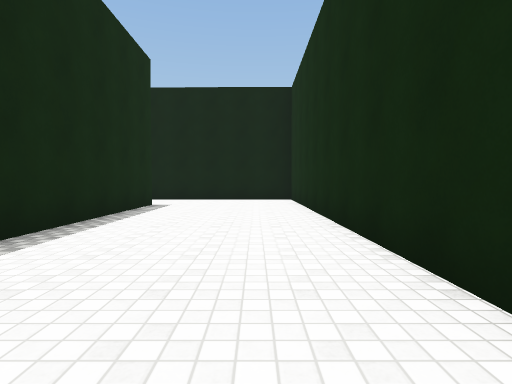
View 1 (above)

24 first-person views from a walk through a 3-D level made in the Unity game engine. The camera is 1.2 m above the floor, tilts 2° down and sees 80° across. The floor is counted in squares, 2 m on a side. Each view is taken from the middle of a square. On the plan, view 1 faces up. The plan holds only what a view shows up to about 9 squares ahead; the rest is blank. The place goes on beyond the plan. The player character is not drawn. Surface patterns are stand-ins for the level's own textures.

View 2
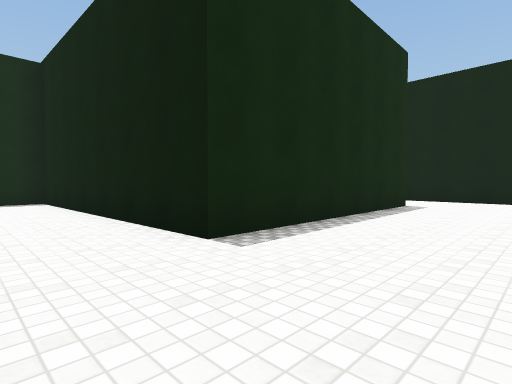

View 3
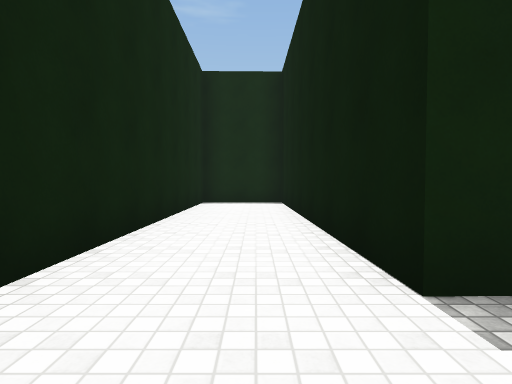

View 4
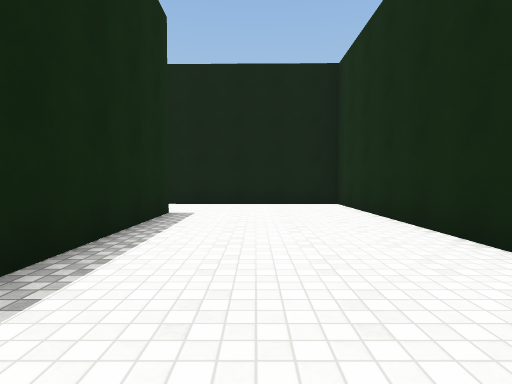

View 5
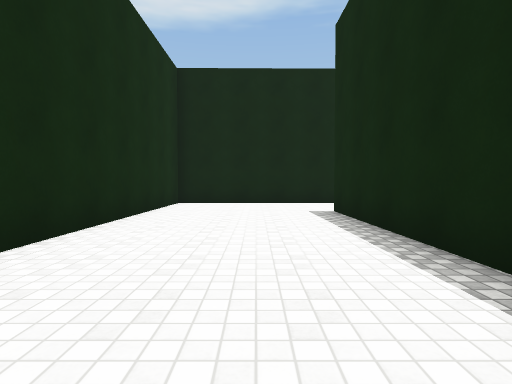

View 6
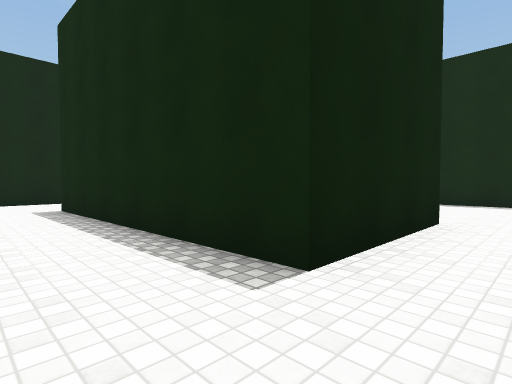

View 7
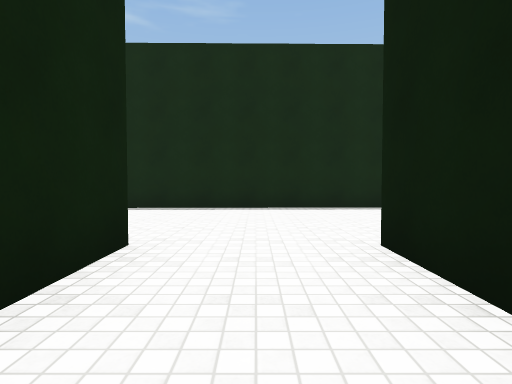

View 8
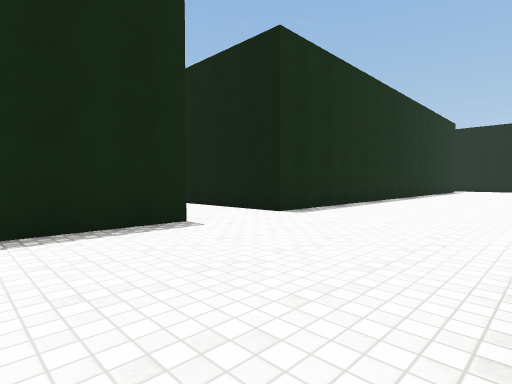

View 9
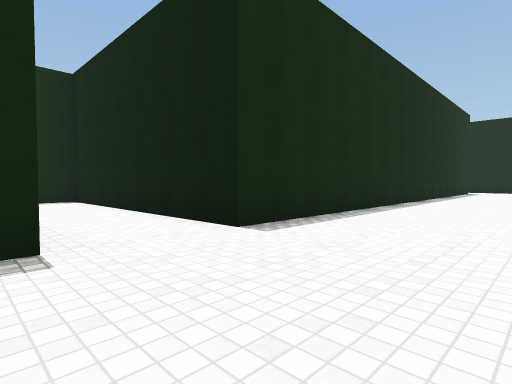

View 10
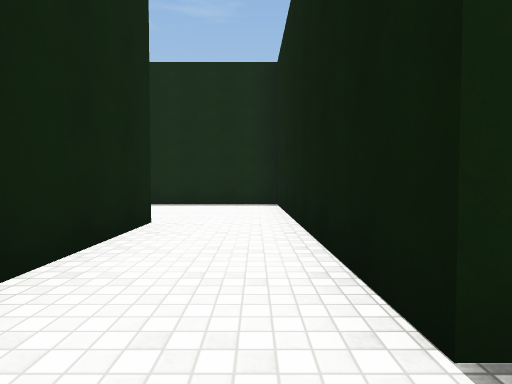

View 11
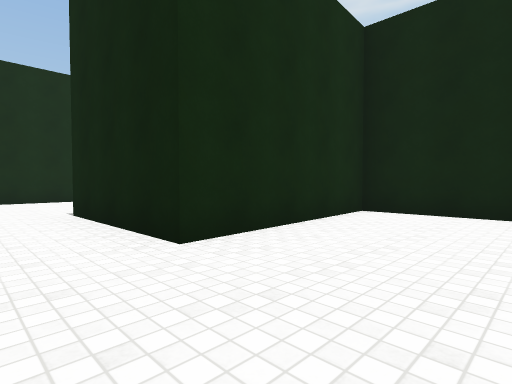

View 12
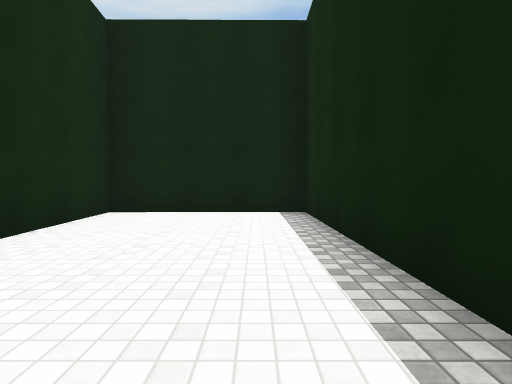

View 13
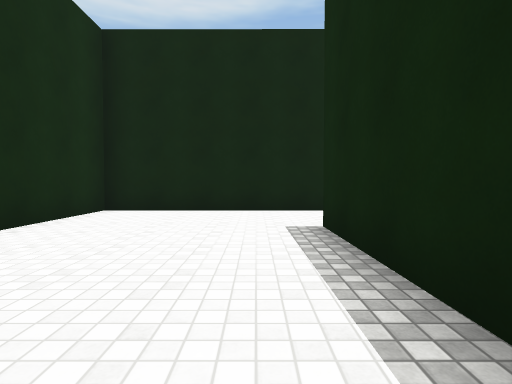

View 14
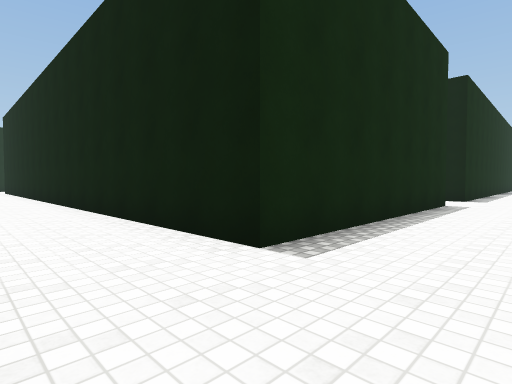

View 15
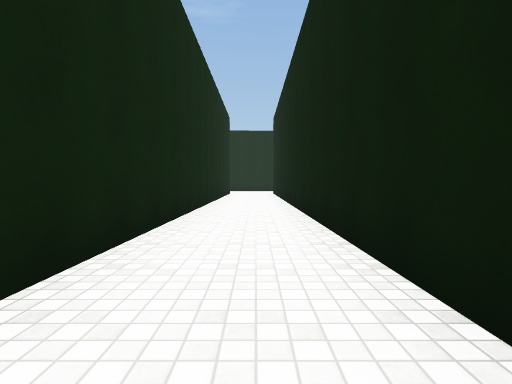

View 16
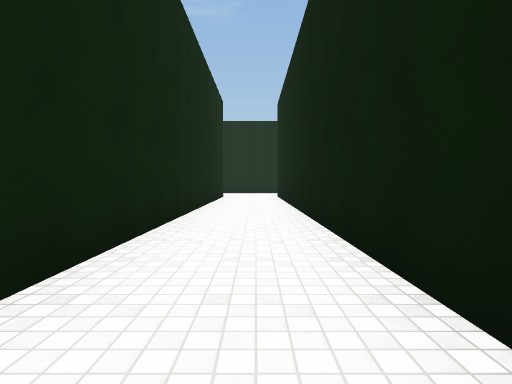

View 17
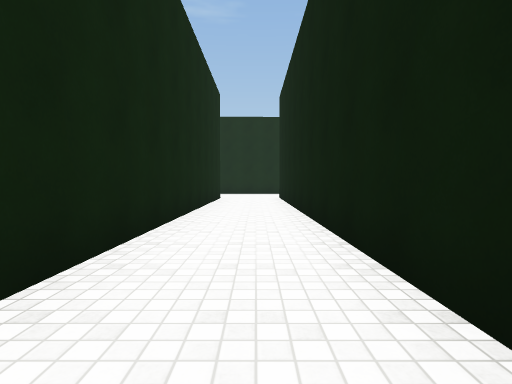

View 18
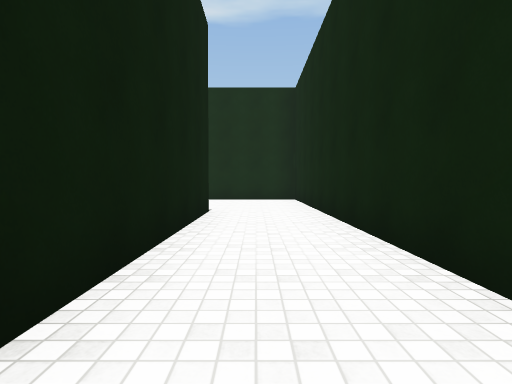

View 19
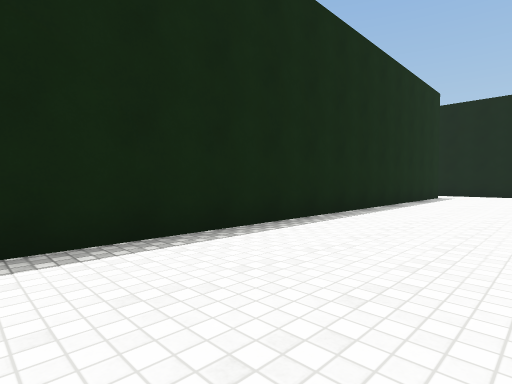

View 20
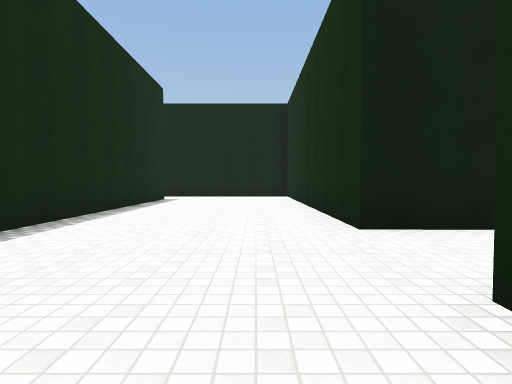

View 21
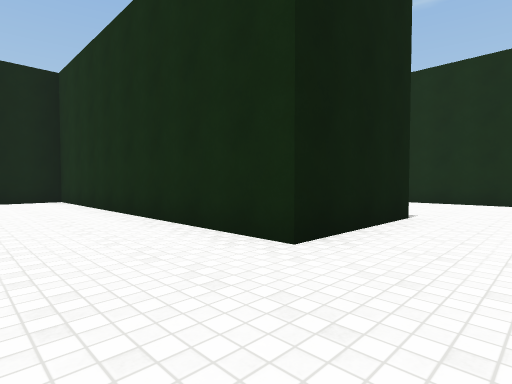

View 22
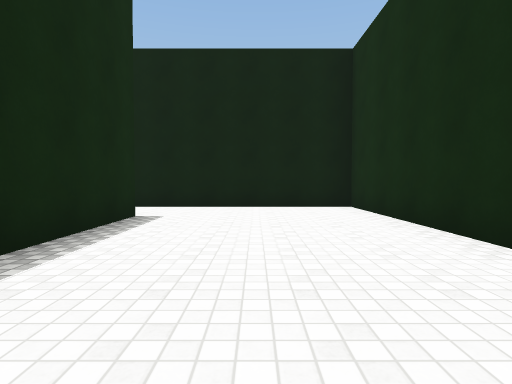

View 23
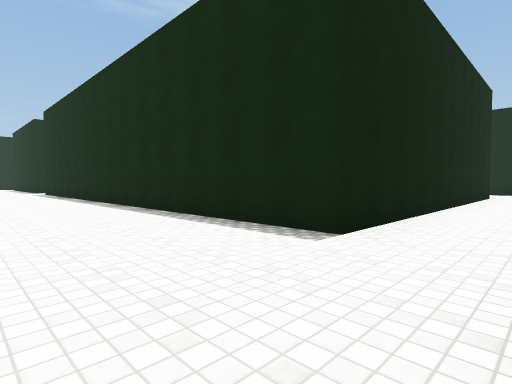

View 24
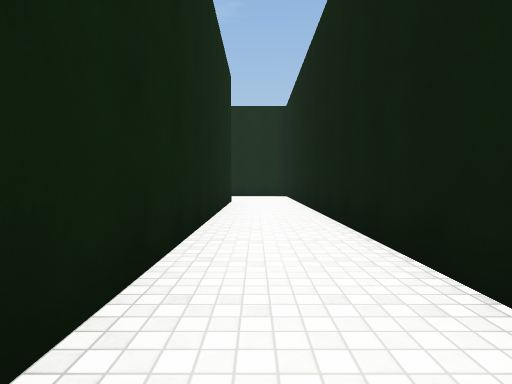

### Floor plan
Points are (right, up) in squares from view 1. A wall is a line through its corners. A room is listed if a view was taken in it or the views show most of it. See-through windows are left out.
Room 1 (views 1, 2, 3, 4, 5, 6)
walls: (-2.7, 7.8) (-2.6, 1.9) (-9.7, 1.7) (-9.6, -0.5) (1.2, -0.4) (1.2, 10.1) (-2.5, 10.2)
ways out: opening at (-3, 9) to room 2
Room 2 (views 7, 8, 9, 10, 11, 12, 13, 14, 15, 16, 17, 18, 19, 20, 21, 22, 23, 24)
walls: (-5.9, 11.5) (-5.8, 13.2); (-2.7, 22.8) (-5.7, 22.8) (-5.7, 31.2) (-10.9, 31.2); (-2.5, 10.2) (-5.9, 10.2); (-5.9, 7.8) (-2.7, 7.8); (-12.4, 31.2) (-20, 31.2); (-19.8, 29.3) (-10.2, 29.3) (-10, 14.7) (-17, 14.6) (-17, 8) (-13.1, 8.1) (-13.4, 12.5) (-10, 12.5) (-9.9, 5.9) (-24.3, 5.9); (-24.4, 3.7) (-5.9, 3.7) (-5.9, 6.3)
ways out: opening at (-3, 9) to room 1; opening at (-2.5, 21.5)

Positions as (right, up) in squares from view 1, and headings:
1: (0, 0), facing up
2: (0, 0), facing up-left
3: (-1, 1), facing left
4: (-1, 2), facing up
5: (-1, 8), facing down
6: (-1, 9), facing down-left
7: (-3, 9), facing left
8: (-6, 10), facing up-left
9: (-7, 12), facing up-left
10: (-9, 14), facing left
11: (-16, 14), facing down-right
12: (-16, 14), facing down
13: (-9, 10), facing down
14: (-8, 4), facing up-left
15: (-12, 5), facing left
16: (-15, 5), facing left
17: (-16, 5), facing left
18: (-16, 5), facing right
19: (-7, 17), facing up-left
20: (-7, 19), facing up
21: (-8, 21), facing up-right
22: (-8, 24), facing up
23: (-7, 31), facing down-left
24: (-11, 30), facing left
